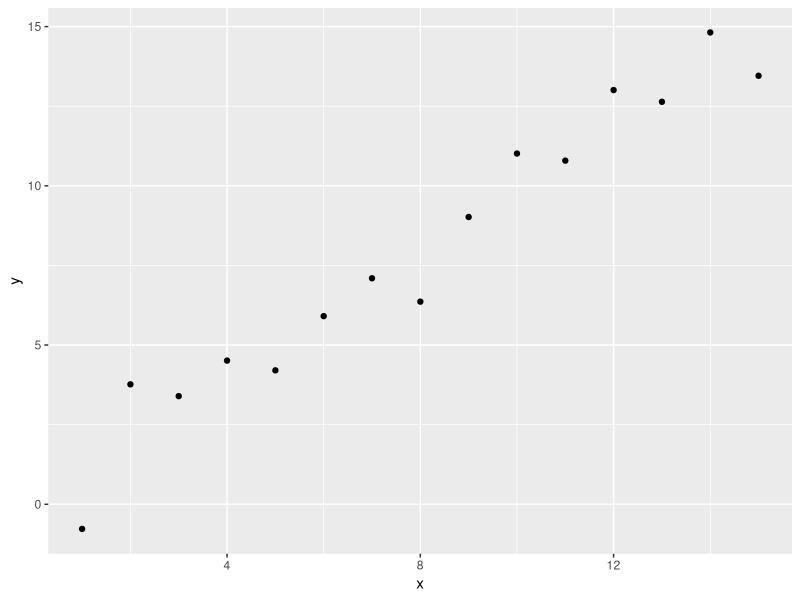

R code for this plot:
# Look at zooming on plot
 library(ggplot2)
 
 zoom <- function() {
   # Uses locator function (not compatible with ggplot)
   plt <- recordPlot()
   pts <- locator(2)
   
   plt[[1]][[3]][[2]][[2]] <- sort(pts$x)
   plt[[1]][[3]][[2]][[3]] <- sort(pts$y)
   replayPlot(plt)
 }
 
 
 
 ggplot(data.frame(x=1:15,y=rnorm(15,1:15)),aes(x,y)) + geom_point()
 
 
 
 
 
 
 
# End script
 